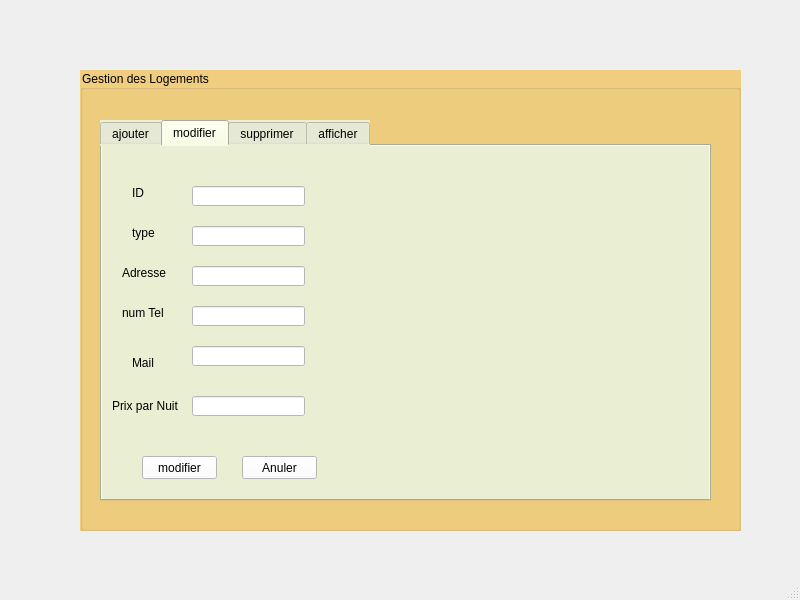
<?xml version="1.0" encoding="UTF-8"?>
<ui version="4.0">
 <class>MainWindow</class>
 <widget class="QMainWindow" name="MainWindow">
  <property name="geometry">
   <rect>
    <x>0</x>
    <y>0</y>
    <width>800</width>
    <height>600</height>
   </rect>
  </property>
  <property name="windowTitle">
   <string>MainWindow</string>
  </property>
  <widget class="QWidget" name="centralwidget">
   <property name="styleSheet">
    <string notr="true"/>
   </property>
   <widget class="QGroupBox" name="groupBox">
    <property name="geometry">
     <rect>
      <x>80</x>
      <y>70</y>
      <width>661</width>
      <height>461</height>
     </rect>
    </property>
    <property name="styleSheet">
     <string notr="true">font: 10pt &quot;MS Shell Dlg 2&quot;;
background-color:#f1ce7f;</string>
    </property>
    <property name="title">
     <string>Gestion des Logements</string>
    </property>
    <widget class="QTabWidget" name="tabWidget">
     <property name="geometry">
      <rect>
       <x>20</x>
       <y>50</y>
       <width>611</width>
       <height>381</height>
      </rect>
     </property>
     <property name="styleSheet">
      <string notr="true">background-color:#eaefd3;</string>
     </property>
     <property name="currentIndex">
      <number>1</number>
     </property>
     <widget class="QWidget" name="tab">
      <property name="styleSheet">
       <string notr="true"/>
      </property>
      <attribute name="title">
       <string>ajouter</string>
      </attribute>
      <widget class="QLabel" name="label">
       <property name="geometry">
        <rect>
         <x>50</x>
         <y>30</y>
         <width>47</width>
         <height>14</height>
        </rect>
       </property>
       <property name="text">
        <string>ID</string>
       </property>
      </widget>
      <widget class="QLineEdit" name="ID">
       <property name="geometry">
        <rect>
         <x>100</x>
         <y>30</y>
         <width>113</width>
         <height>20</height>
        </rect>
       </property>
       <property name="styleSheet">
        <string notr="true">background-color:#FFFFFF;</string>
       </property>
      </widget>
      <widget class="QLabel" name="label_2">
       <property name="geometry">
        <rect>
         <x>40</x>
         <y>70</y>
         <width>47</width>
         <height>14</height>
        </rect>
       </property>
       <property name="text">
        <string>type</string>
       </property>
      </widget>
      <widget class="QLabel" name="label_3">
       <property name="geometry">
        <rect>
         <x>20</x>
         <y>110</y>
         <width>47</width>
         <height>14</height>
        </rect>
       </property>
       <property name="text">
        <string>Adresse</string>
       </property>
      </widget>
      <widget class="QLineEdit" name="adresse">
       <property name="geometry">
        <rect>
         <x>100</x>
         <y>110</y>
         <width>113</width>
         <height>20</height>
        </rect>
       </property>
       <property name="styleSheet">
        <string notr="true">background-color:#FFFFFF;</string>
       </property>
      </widget>
      <widget class="QLabel" name="label_4">
       <property name="geometry">
        <rect>
         <x>20</x>
         <y>150</y>
         <width>47</width>
         <height>14</height>
        </rect>
       </property>
       <property name="text">
        <string>num Tel</string>
       </property>
      </widget>
      <widget class="QLineEdit" name="Tel">
       <property name="geometry">
        <rect>
         <x>100</x>
         <y>150</y>
         <width>113</width>
         <height>20</height>
        </rect>
       </property>
       <property name="styleSheet">
        <string notr="true">background-color:#FFFFFF;</string>
       </property>
      </widget>
      <widget class="QLabel" name="label_5">
       <property name="geometry">
        <rect>
         <x>20</x>
         <y>200</y>
         <width>47</width>
         <height>14</height>
        </rect>
       </property>
       <property name="text">
        <string>Mail</string>
       </property>
      </widget>
      <widget class="QLineEdit" name="Mail">
       <property name="geometry">
        <rect>
         <x>100</x>
         <y>200</y>
         <width>113</width>
         <height>20</height>
        </rect>
       </property>
       <property name="styleSheet">
        <string notr="true">background-color:#FFFFFF;</string>
       </property>
      </widget>
      <widget class="QLabel" name="label_6">
       <property name="geometry">
        <rect>
         <x>0</x>
         <y>250</y>
         <width>121</width>
         <height>20</height>
        </rect>
       </property>
       <property name="text">
        <string>Prix par Nuit</string>
       </property>
      </widget>
      <widget class="QLineEdit" name="Prix">
       <property name="geometry">
        <rect>
         <x>100</x>
         <y>250</y>
         <width>113</width>
         <height>20</height>
        </rect>
       </property>
       <property name="styleSheet">
        <string notr="true">background-color:#FFFFFF;</string>
       </property>
      </widget>
      <widget class="QPushButton" name="Confirmer">
       <property name="geometry">
        <rect>
         <x>60</x>
         <y>310</y>
         <width>75</width>
         <height>23</height>
        </rect>
       </property>
       <property name="styleSheet">
        <string notr="true">background-color:#FFFFFF;</string>
       </property>
       <property name="text">
        <string>Ajouter</string>
       </property>
      </widget>
      <widget class="QPushButton" name="pushButton_2">
       <property name="geometry">
        <rect>
         <x>160</x>
         <y>310</y>
         <width>75</width>
         <height>23</height>
        </rect>
       </property>
       <property name="styleSheet">
        <string notr="true">background-color:#FFFFFF;</string>
       </property>
       <property name="text">
        <string>Anuler</string>
       </property>
      </widget>
      <widget class="QLabel" name="label_7">
       <property name="geometry">
        <rect>
         <x>20</x>
         <y>70</y>
         <width>47</width>
         <height>14</height>
        </rect>
       </property>
       <property name="text">
        <string>type</string>
       </property>
      </widget>
      <widget class="QLabel" name="label_9">
       <property name="geometry">
        <rect>
         <x>30</x>
         <y>30</y>
         <width>47</width>
         <height>14</height>
        </rect>
       </property>
       <property name="text">
        <string>ID</string>
       </property>
      </widget>
      <widget class="QLineEdit" name="lineEdit_6">
       <property name="geometry">
        <rect>
         <x>100</x>
         <y>30</y>
         <width>113</width>
         <height>20</height>
        </rect>
       </property>
      </widget>
      <widget class="QLineEdit" name="type">
       <property name="geometry">
        <rect>
         <x>100</x>
         <y>70</y>
         <width>113</width>
         <height>20</height>
        </rect>
       </property>
       <property name="styleSheet">
        <string notr="true">background-color:#FFFFFF;</string>
       </property>
      </widget>
      <widget class="QLabel" name="verifier1">
       <property name="geometry">
        <rect>
         <x>230</x>
         <y>20</y>
         <width>191</width>
         <height>31</height>
        </rect>
       </property>
       <property name="styleSheet">
        <string notr="true">color: rgb(255, 0, 0);</string>
       </property>
       <property name="text">
        <string/>
       </property>
      </widget>
      <widget class="QLabel" name="verifier2">
       <property name="geometry">
        <rect>
         <x>230</x>
         <y>60</y>
         <width>191</width>
         <height>31</height>
        </rect>
       </property>
       <property name="styleSheet">
        <string notr="true">color: rgb(255, 0, 0);</string>
       </property>
       <property name="text">
        <string/>
       </property>
      </widget>
      <widget class="QLabel" name="verifier3">
       <property name="geometry">
        <rect>
         <x>220</x>
         <y>100</y>
         <width>191</width>
         <height>31</height>
        </rect>
       </property>
       <property name="styleSheet">
        <string notr="true">color: rgb(255, 0, 0);</string>
       </property>
       <property name="text">
        <string/>
       </property>
      </widget>
      <widget class="QLabel" name="verifier4">
       <property name="geometry">
        <rect>
         <x>220</x>
         <y>140</y>
         <width>191</width>
         <height>31</height>
        </rect>
       </property>
       <property name="styleSheet">
        <string notr="true">color: rgb(255, 0, 0);</string>
       </property>
       <property name="text">
        <string/>
       </property>
      </widget>
      <widget class="QLabel" name="verifier5">
       <property name="geometry">
        <rect>
         <x>220</x>
         <y>190</y>
         <width>191</width>
         <height>31</height>
        </rect>
       </property>
       <property name="styleSheet">
        <string notr="true">color: rgb(255, 0, 0);</string>
       </property>
       <property name="text">
        <string/>
       </property>
      </widget>
      <widget class="QLabel" name="verifier6">
       <property name="geometry">
        <rect>
         <x>220</x>
         <y>240</y>
         <width>191</width>
         <height>31</height>
        </rect>
       </property>
       <property name="styleSheet">
        <string notr="true">color: rgb(255, 0, 0);</string>
       </property>
       <property name="text">
        <string/>
       </property>
      </widget>
      <zorder>lineEdit_6</zorder>
      <zorder>label</zorder>
      <zorder>ID</zorder>
      <zorder>label_2</zorder>
      <zorder>label_3</zorder>
      <zorder>adresse</zorder>
      <zorder>label_4</zorder>
      <zorder>Tel</zorder>
      <zorder>label_5</zorder>
      <zorder>Mail</zorder>
      <zorder>label_6</zorder>
      <zorder>Prix</zorder>
      <zorder>Confirmer</zorder>
      <zorder>pushButton_2</zorder>
      <zorder>label_7</zorder>
      <zorder>label_9</zorder>
      <zorder>type</zorder>
      <zorder>verifier1</zorder>
      <zorder>verifier2</zorder>
      <zorder>verifier3</zorder>
      <zorder>verifier4</zorder>
      <zorder>verifier5</zorder>
      <zorder>verifier6</zorder>
     </widget>
     <widget class="QWidget" name="tab_2">
      <property name="styleSheet">
       <string notr="true"/>
      </property>
      <attribute name="title">
       <string>modifier</string>
      </attribute>
      <widget class="QLabel" name="label_11">
       <property name="geometry">
        <rect>
         <x>30</x>
         <y>40</y>
         <width>47</width>
         <height>14</height>
        </rect>
       </property>
       <property name="text">
        <string>ID</string>
       </property>
      </widget>
      <widget class="QLineEdit" name="ID__M">
       <property name="geometry">
        <rect>
         <x>90</x>
         <y>40</y>
         <width>113</width>
         <height>20</height>
        </rect>
       </property>
       <property name="styleSheet">
        <string notr="true">background-color:#FFFFFF;</string>
       </property>
      </widget>
      <widget class="QLabel" name="label_12">
       <property name="geometry">
        <rect>
         <x>30</x>
         <y>80</y>
         <width>47</width>
         <height>14</height>
        </rect>
       </property>
       <property name="text">
        <string>type</string>
       </property>
      </widget>
      <widget class="QLabel" name="label_13">
       <property name="geometry">
        <rect>
         <x>20</x>
         <y>120</y>
         <width>47</width>
         <height>14</height>
        </rect>
       </property>
       <property name="text">
        <string>Adresse</string>
       </property>
      </widget>
      <widget class="QLabel" name="label_14">
       <property name="geometry">
        <rect>
         <x>20</x>
         <y>160</y>
         <width>47</width>
         <height>14</height>
        </rect>
       </property>
       <property name="text">
        <string>num Tel</string>
       </property>
      </widget>
      <widget class="QLabel" name="label_15">
       <property name="geometry">
        <rect>
         <x>30</x>
         <y>210</y>
         <width>47</width>
         <height>14</height>
        </rect>
       </property>
       <property name="text">
        <string>Mail</string>
       </property>
      </widget>
      <widget class="QLabel" name="label_16">
       <property name="geometry">
        <rect>
         <x>10</x>
         <y>250</y>
         <width>121</width>
         <height>20</height>
        </rect>
       </property>
       <property name="text">
        <string>Prix par Nuit</string>
       </property>
      </widget>
      <widget class="QLineEdit" name="adresse_M">
       <property name="geometry">
        <rect>
         <x>90</x>
         <y>120</y>
         <width>113</width>
         <height>20</height>
        </rect>
       </property>
       <property name="styleSheet">
        <string notr="true">background-color:#FFFFFF;</string>
       </property>
      </widget>
      <widget class="QLineEdit" name="Tel_M">
       <property name="geometry">
        <rect>
         <x>90</x>
         <y>160</y>
         <width>113</width>
         <height>20</height>
        </rect>
       </property>
       <property name="styleSheet">
        <string notr="true">background-color:#FFFFFF;</string>
       </property>
      </widget>
      <widget class="QLineEdit" name="mail_M">
       <property name="geometry">
        <rect>
         <x>90</x>
         <y>200</y>
         <width>113</width>
         <height>20</height>
        </rect>
       </property>
       <property name="styleSheet">
        <string notr="true">background-color:#FFFFFF;</string>
       </property>
      </widget>
      <widget class="QLineEdit" name="prix_M">
       <property name="geometry">
        <rect>
         <x>90</x>
         <y>250</y>
         <width>113</width>
         <height>20</height>
        </rect>
       </property>
       <property name="styleSheet">
        <string notr="true">background-color:#FFFFFF;</string>
       </property>
      </widget>
      <widget class="QPushButton" name="Modifier">
       <property name="geometry">
        <rect>
         <x>40</x>
         <y>310</y>
         <width>75</width>
         <height>23</height>
        </rect>
       </property>
       <property name="styleSheet">
        <string notr="true">background-color:#FFFFFF;</string>
       </property>
       <property name="text">
        <string>modifier</string>
       </property>
      </widget>
      <widget class="QPushButton" name="Annuler">
       <property name="geometry">
        <rect>
         <x>140</x>
         <y>310</y>
         <width>75</width>
         <height>23</height>
        </rect>
       </property>
       <property name="styleSheet">
        <string notr="true">background-color:#FFFFFF;</string>
       </property>
       <property name="text">
        <string>Anuler</string>
       </property>
      </widget>
      <widget class="QLineEdit" name="type_M">
       <property name="geometry">
        <rect>
         <x>90</x>
         <y>80</y>
         <width>113</width>
         <height>20</height>
        </rect>
       </property>
       <property name="styleSheet">
        <string notr="true">background-color:#FFFFFF;</string>
       </property>
      </widget>
      <widget class="QLabel" name="verifier7">
       <property name="geometry">
        <rect>
         <x>210</x>
         <y>30</y>
         <width>191</width>
         <height>31</height>
        </rect>
       </property>
       <property name="styleSheet">
        <string notr="true">color: rgb(255, 0, 0);</string>
       </property>
       <property name="text">
        <string/>
       </property>
      </widget>
      <widget class="QLabel" name="verifier8">
       <property name="geometry">
        <rect>
         <x>210</x>
         <y>70</y>
         <width>191</width>
         <height>31</height>
        </rect>
       </property>
       <property name="styleSheet">
        <string notr="true">color: rgb(255, 0, 0);</string>
       </property>
       <property name="text">
        <string/>
       </property>
      </widget>
      <widget class="QLabel" name="verifier9">
       <property name="geometry">
        <rect>
         <x>210</x>
         <y>110</y>
         <width>191</width>
         <height>31</height>
        </rect>
       </property>
       <property name="styleSheet">
        <string notr="true">color: rgb(255, 0, 0);</string>
       </property>
       <property name="text">
        <string/>
       </property>
      </widget>
      <widget class="QLabel" name="verifier10">
       <property name="geometry">
        <rect>
         <x>210</x>
         <y>150</y>
         <width>161</width>
         <height>31</height>
        </rect>
       </property>
       <property name="styleSheet">
        <string notr="true">color: rgb(255, 0, 0);</string>
       </property>
       <property name="text">
        <string/>
       </property>
      </widget>
      <widget class="QLabel" name="verifier11">
       <property name="geometry">
        <rect>
         <x>210</x>
         <y>190</y>
         <width>191</width>
         <height>31</height>
        </rect>
       </property>
       <property name="styleSheet">
        <string notr="true">color: rgb(255, 0, 0);</string>
       </property>
       <property name="text">
        <string/>
       </property>
      </widget>
      <widget class="QLabel" name="verifier12">
       <property name="geometry">
        <rect>
         <x>210</x>
         <y>240</y>
         <width>191</width>
         <height>31</height>
        </rect>
       </property>
       <property name="styleSheet">
        <string notr="true">color: rgb(255, 0, 0);</string>
       </property>
       <property name="text">
        <string/>
       </property>
      </widget>
      <widget class="QLabel" name="verifier13">
       <property name="geometry">
        <rect>
         <x>430</x>
         <y>150</y>
         <width>161</width>
         <height>31</height>
        </rect>
       </property>
       <property name="styleSheet">
        <string notr="true">color: rgb(255, 0, 0);</string>
       </property>
       <property name="text">
        <string/>
       </property>
      </widget>
     </widget>
     <widget class="QWidget" name="tab_3">
      <property name="styleSheet">
       <string notr="true"/>
      </property>
      <attribute name="title">
       <string>supprimer</string>
      </attribute>
      <widget class="QLabel" name="label_17">
       <property name="geometry">
        <rect>
         <x>150</x>
         <y>150</y>
         <width>47</width>
         <height>14</height>
        </rect>
       </property>
       <property name="text">
        <string>ID</string>
       </property>
      </widget>
      <widget class="QLineEdit" name="le_id_Supp">
       <property name="geometry">
        <rect>
         <x>220</x>
         <y>150</y>
         <width>113</width>
         <height>20</height>
        </rect>
       </property>
       <property name="styleSheet">
        <string notr="true">background-color:#FFFFFF;</string>
       </property>
      </widget>
      <widget class="QPushButton" name="supprimer">
       <property name="geometry">
        <rect>
         <x>240</x>
         <y>210</y>
         <width>75</width>
         <height>23</height>
        </rect>
       </property>
       <property name="styleSheet">
        <string notr="true">background-color:#FFFFFF;</string>
       </property>
       <property name="text">
        <string>supprimer</string>
       </property>
      </widget>
     </widget>
     <widget class="QWidget" name="tab_4">
      <property name="styleSheet">
       <string notr="true"/>
      </property>
      <attribute name="title">
       <string>afficher</string>
      </attribute>
      <widget class="QTableView" name="tableView">
       <property name="geometry">
        <rect>
         <x>10</x>
         <y>60</y>
         <width>571</width>
         <height>221</height>
        </rect>
       </property>
       <property name="styleSheet">
        <string notr="true">background-color:#FFFFFF;</string>
       </property>
      </widget>
      <widget class="QComboBox" name="comboBox_4">
       <property name="geometry">
        <rect>
         <x>370</x>
         <y>290</y>
         <width>141</width>
         <height>21</height>
        </rect>
       </property>
       <property name="styleSheet">
        <string notr="true">background-color:#FFFFFF;</string>
       </property>
       <item>
        <property name="text">
         <string>Trie par Prix</string>
        </property>
       </item>
       <item>
        <property name="text">
         <string>Trie par ID</string>
        </property>
       </item>
       <item>
        <property name="text">
         <string>Trie par Nom</string>
        </property>
       </item>
       <item>
        <property name="text">
         <string/>
        </property>
       </item>
      </widget>
      <widget class="QPushButton" name="pushButton_7">
       <property name="geometry">
        <rect>
         <x>230</x>
         <y>290</y>
         <width>111</width>
         <height>23</height>
        </rect>
       </property>
       <property name="styleSheet">
        <string notr="true">background-color:#FFFFFF;</string>
       </property>
       <property name="text">
        <string>PDF</string>
       </property>
      </widget>
      <widget class="QPushButton" name="pushButton_8">
       <property name="geometry">
        <rect>
         <x>90</x>
         <y>290</y>
         <width>101</width>
         <height>23</height>
        </rect>
       </property>
       <property name="styleSheet">
        <string notr="true">background-color:#FFFFFF;</string>
       </property>
       <property name="text">
        <string>stats</string>
       </property>
      </widget>
      <widget class="QPushButton" name="pushButton_9">
       <property name="geometry">
        <rect>
         <x>150</x>
         <y>320</y>
         <width>111</width>
         <height>23</height>
        </rect>
       </property>
       <property name="styleSheet">
        <string notr="true">background-color:#FFFFFF;</string>
       </property>
       <property name="text">
        <string>QR code</string>
       </property>
      </widget>
      <widget class="QPushButton" name="pushButton_10">
       <property name="geometry">
        <rect>
         <x>310</x>
         <y>320</y>
         <width>111</width>
         <height>23</height>
        </rect>
       </property>
       <property name="styleSheet">
        <string notr="true">background-color:#FFFFFF;</string>
       </property>
       <property name="text">
        <string>Localisation</string>
       </property>
      </widget>
      <widget class="QLineEdit" name="le_chercher">
       <property name="geometry">
        <rect>
         <x>120</x>
         <y>20</y>
         <width>181</width>
         <height>31</height>
        </rect>
       </property>
       <property name="styleSheet">
        <string notr="true">background-color:#FFFFFF;</string>
       </property>
      </widget>
      <widget class="QPushButton" name="Chercher">
       <property name="geometry">
        <rect>
         <x>340</x>
         <y>20</y>
         <width>121</width>
         <height>31</height>
        </rect>
       </property>
       <property name="styleSheet">
        <string notr="true">background-color:#FFFFFF;</string>
       </property>
       <property name="text">
        <string>rechercher</string>
       </property>
      </widget>
      <widget class="QPushButton" name="Refresh">
       <property name="geometry">
        <rect>
         <x>10</x>
         <y>30</y>
         <width>31</width>
         <height>31</height>
        </rect>
       </property>
       <property name="styleSheet">
        <string notr="true">background-color:#FFFFFF;</string>
       </property>
       <property name="text">
        <string>R</string>
       </property>
      </widget>
     </widget>
    </widget>
   </widget>
  </widget>
  <widget class="QMenuBar" name="menubar">
   <property name="geometry">
    <rect>
     <x>0</x>
     <y>0</y>
     <width>800</width>
     <height>22</height>
    </rect>
   </property>
  </widget>
  <widget class="QStatusBar" name="statusbar"/>
 </widget>
 <resources/>
 <connections/>
</ui>
